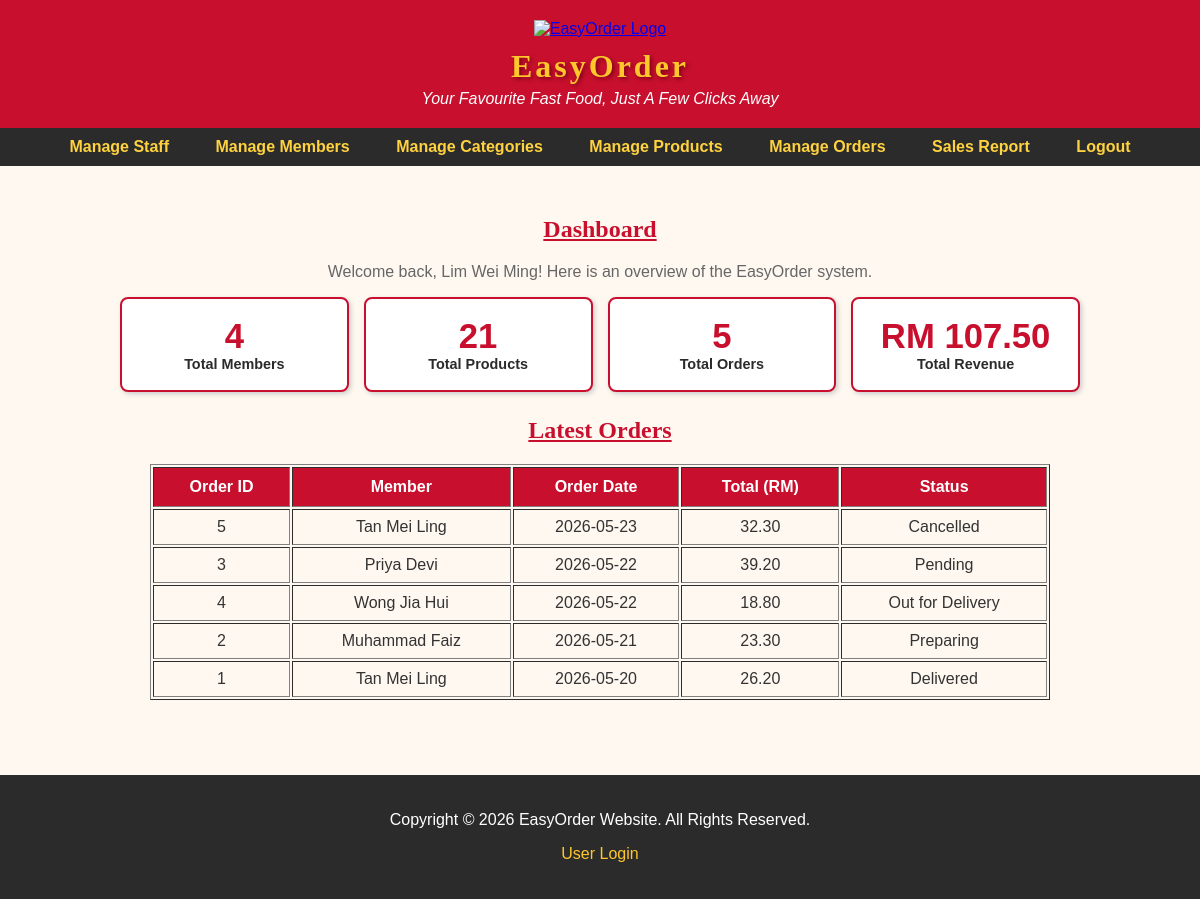
The app's page /admin_dashboard.php (signed in) with its own data.
### tables this page shows
CREATE TABLE `orders` (
  `order_id` int(11) NOT NULL,
  `order_member` int(11) NOT NULL,
  `order_date` date NOT NULL,
  `order_total` decimal(7,2) NOT NULL,
  `order_payment` varchar(20) NOT NULL,
  `order_delivery` varchar(5) NOT NULL,
  `order_address` varchar(255) NOT NULL,
  `order_status` varchar(20) NOT NULL,
  `order_isDelete` int(1) NOT NULL DEFAULT 0
);

CREATE TABLE `member` (
  `member_id` int(11) NOT NULL,
  `member_name` varchar(100) NOT NULL,
  `member_email` varchar(100) NOT NULL,
  `member_password` varchar(50) NOT NULL,
  `member_phone` varchar(15) NOT NULL,
  `member_gender` varchar(10) NOT NULL,
  `member_dob` date NOT NULL,
  `member_state` varchar(30) NOT NULL,
  `member_city` varchar(50) NOT NULL,
  `member_postcode` char(5) NOT NULL,
  `member_points` int(6) NOT NULL DEFAULT 0,
  `member_joindate` date NOT NULL,
  `member_isDelete` int(1) NOT NULL DEFAULT 0
);

### admin_dashboard.php (the view, shortened to what this page needs)
<?php
include("dataconnection.php");
?>
<!DOCTYPE html>
<html>
<head>
<link rel="stylesheet" href="style.css">
<link rel="stylesheet" href="admin_style.css">
</head>
<body>
<div id="header">
<a href="index.html"><img src="image/logo.png" width="80px" height="80px" alt="EasyOrder Logo" title="EasyOrder Home"></a>
<h1>EasyOrder</h1>
<p>Your Favourite Fast Food, Just A Few Clicks Away</p>
</div>
<div id="admin-navbar">
<a href="admin_staff.php">Manage Staff</a>
<a href="admin_member.php">Manage Members</a>
<a href="admin_category.php">Manage Categories</a>
<a href="admin_product.php">Manage Products</a>
<a href="admin_order.php">Manage Orders</a>
<a href="admin_report.php">Sales Report</a>
<a href="logout.php" onclick="return confirm('Are you sure you want to logout?')">Logout</a>
</div>
<div id="main">
<h2 class="section-title">Dashboard</h2>
<p class="intro">Welcome back, <?php echo $_SESSION["admin_name"]; ?>! Here is an overview of the EasyOrder system.</p>
<?php
$result = mysqli_query($connect,"SELECT * FROM member WHERE member_isDelete=0");
$total_members = mysqli_num_rows($result);
$result = mysqli_query($connect,"SELECT * FROM product WHERE product_isDelete=0");
$total_products = mysqli_num_rows($result);
$result = mysqli_query($connect,"SELECT * FROM orders WHERE order_isDelete=0");
$total_orders = mysqli_num_rows($result);
$result = mysqli_query($connect,"SELECT * FROM orders WHERE order_isDelete=0 AND order_status!='Cancelled'");
$total_revenue = 0;
while($row = mysqli_fetch_assoc($result))
{
	$total_revenue = $total_revenue + $row["order_total"];
}
?>
<div class="stat-row">
<div class="stat-card">
<div class="stat-number"><?php echo $total_members; ?></div>
<div class="stat-label">Total Members</div>
</div>
<div class="stat-card">
<div class="stat-number"><?php echo $total_products; ?></div>
<div class="stat-label">Total Products</div>
</div>
<div class="stat-card">
<div class="stat-number"><?php echo $total_orders; ?></div>
<div class="stat-label">Total Orders</div>
</div>
<div class="stat-card">
<div class="stat-number">RM <?php echo number_format($total_revenue,2); ?></div>
<div class="stat-label">Total Revenue</div>
</div>
</div>
<h2 class="section-title">Latest Orders</h2>
<table class="manage-table" border="1">
<tr>
<th>Order ID</th>
<th>Member</th>
<th>Order Date</th>
<th>Total (RM)</th>
<th>Status</th>
</tr>
<?php
$result = mysqli_query($connect,"SELECT * FROM orders,member WHERE order_member=member_id AND order_isDelete=0 ORDER BY order_date DESC");
while($row = mysqli_fetch_assoc($result))
{
?>
<tr>
<td><?php echo $row['order_id']; ?></td>
<td><?php echo $row['member_name']; ?></td>
<td><?php echo $row['order_date']; ?></td>
<td><?php echo number_format($row['order_total'],2); ?></td>
<td><?php echo $row['order_status']; ?></td>
</tr>
<?php
}
?>
</table>
</div>
<footer>
<p>Copyright &copy; 2026 EasyOrder Website. All Rights Reserved.</p>
<p><a href="login.php">User Login</a></p>
</footer>
</body>
</html>

### style.css (style rules this page uses)
* { font-family:Arial; }
body { background-color:#FFF8F0; color:#333333; margin:0px; }
#header { background-color:#C8102E; color:#FFFFFF; text-align:center; padding:20px 10px 20px 10px; }
#header h1 { color:#FFC72C; font-family:"Arial Black"; letter-spacing:3px; text-shadow:2px 2px 4px #7A0014; margin:10px 0px 5px 0px; }
#header p { color:#FFFFFF; font-style:italic; margin:0px; }
#main { width:960px; margin:auto; padding:10px 0px 20px 0px; }
.section-title { color:#C8102E; text-align:center; font-family:"Arial Narrow"; text-decoration:underline; }
th { background-color:#C8102E; color:#FFFFFF; padding:10px; }
td { padding:8px; }
footer { background-color:#2B2B2B; color:#FFFFFF; text-align:center; padding:20px 10px 20px 10px; margin-top:30px; }
footer a { color:#FFC72C; text-decoration:none; }
.intro { text-align:center; color:#666666; }

### admin_style.css (style rules this page uses)
#admin-navbar { background-color:#2B2B2B; text-align:center; padding:10px; margin-bottom:20px; }
#admin-navbar a { color:#FFD23F; font-weight:bold; font-family:Arial; text-decoration:none; padding:12px 18px 12px 18px; margin:0px 3px 0px 3px; }
.manage-table { width:900px; margin:auto; margin-bottom:25px; }
.manage-table th { background-color:#C8102E; color:#FFFFFF; padding:10px; }
.manage-table td { padding:8px; text-align:center; }

### admin_dashboard.php (style rules this page uses)
.stat-row { display:flex; gap:15px; flex-wrap:wrap; margin-bottom:25px; }
.stat-card { flex:1; min-width:180px; background-color:#FFFFFF; border:2px solid #C8102E; border-radius:8px; box-shadow:2px 2px 5px #CCCCCC; padding:18px; text-align:center; }
.stat-card .stat-number { font-size:26pt; font-weight:bold; color:#C8102E; }
.stat-card .stat-label { font-size:0.9em; color:#2B2B2B; font-weight:bold; }

### records on screen
orders: order_id "5", member.member_name "Tan Mei Ling", order_date "2026-05-23", order_total "32.30", order_status "Cancelled"
orders: order_id "3", member.member_name "Priya Devi", order_date "2026-05-22", order_total "39.20", order_status "Pending"
orders: order_id "4", member.member_name "Wong Jia Hui", order_date "2026-05-22", order_total "18.80", order_status "Out for Delivery"
orders: order_id "2", member.member_name "Muhammad Faiz", order_date "2026-05-21", order_total "23.30", order_status "Preparing"
orders: order_id "1", member.member_name "Tan Mei Ling", order_date "2026-05-20", order_total "26.20", order_status "Delivered"

### other values on screen
$_SESSION["admin_name"] "Lim Wei Ming"
$total_members "4"
$total_products "21"
$total_orders "5"
$total_revenue "107.50"
